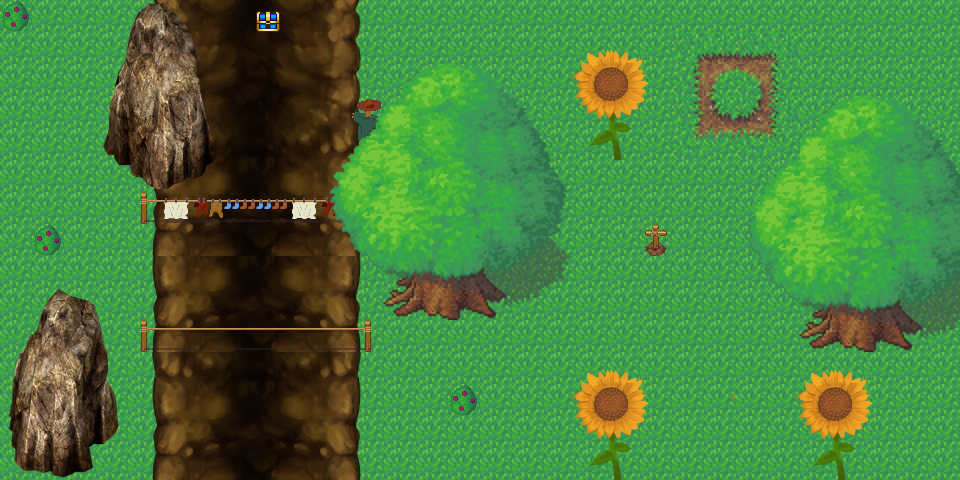

A 2D game scene composited from a Tiled map and its tileset images. What follows is a short description and the map's XML, with every tile layer's data as written:
An orthogonal 30x15 tile map with 32x32 px tiles, 4 tile layers (Below Ground, Ground, Objects, Above), 8 tilesets.

<map version="1.0" orientation="orthogonal" renderorder="right-down" width="30" height="15" tilewidth="32" tileheight="32" nextobjectid="1">
 <tileset firstgid="1" name="rocks" tilewidth="32" tileheight="32" tilecount="144" columns="12">
  <image source="rocks.png" width="384" height="384" />
 </tileset>
 <tileset firstgid="145" name="berry_bush" tilewidth="32" tileheight="32" tilecount="1" columns="1">
  <image source="qubodup-bush_berries_0.png" width="32" height="32" />
 </tileset>
 <tileset firstgid="146" name="tree2-final" tilewidth="32" tileheight="32" tilecount="64" columns="8">
  <image source="tree2-final.png" width="256" height="256" />
 </tileset>
 <tileset firstgid="210" name="signpost-outsidestuff" tilewidth="32" tileheight="32" tilecount="16" columns="4">
  <image source="signpost-outsidestuff.png" width="128" height="128" />
 </tileset>
 <tileset firstgid="226" name="Tile_14" tilewidth="32" tileheight="32" tilecount="64" columns="8">
  <image source="PNG/Tile_14.png" width="256" height="256" />
 </tileset>
 <tileset firstgid="290" name="ChestBlue" tilewidth="24" tileheight="24" tilecount="1" columns="1">
  <image source="ChestBlue.png" width="24" height="24" />
 </tileset>
 <tileset firstgid="291" name="grass-tiles-2-small" tilewidth="32" tileheight="32" tilecount="72" columns="12">
  <image source="grass_tiles.png" width="384" height="192" />
 </tileset>
 <tileset firstgid="363" name="Object_1" tilewidth="32" tileheight="32" tilecount="64" columns="8">
  <image source="PNG/Object_1.png" width="256" height="256" />
 </tileset>
 <layer name="Below Ground" width="30" height="15">
  <data encoding="csv">
291,291,291,291,291,291,291,291,291,291,291,291,291,291,291,291,291,291,291,291,291,291,291,291,291,291,291,291,291,291,
291,291,291,291,291,291,291,291,291,291,291,291,291,291,291,291,291,291,291,291,291,291,291,291,291,291,291,291,291,291,
291,291,291,291,291,291,291,291,291,291,291,291,291,291,291,291,291,291,291,291,291,291,291,291,291,291,291,291,291,291,
291,291,291,291,291,291,291,291,291,291,291,291,291,291,291,291,291,291,291,291,291,291,291,291,291,291,291,291,291,291,
291,291,291,291,291,291,291,291,291,291,291,291,291,291,291,291,291,291,291,291,291,291,291,291,291,291,291,291,291,291,
291,291,291,291,291,291,291,291,291,291,291,291,291,291,291,291,291,291,291,291,291,291,291,291,291,291,291,291,291,291,
291,291,291,291,291,291,291,291,291,291,291,291,291,291,291,291,291,291,291,291,291,291,291,291,291,291,291,291,291,291,
291,291,291,291,291,291,291,291,291,291,291,291,291,291,291,291,291,291,291,291,291,291,291,291,291,291,291,291,291,291,
291,291,291,291,291,291,291,291,291,291,291,291,291,291,291,291,291,291,291,291,291,291,291,291,291,291,291,291,291,291,
291,291,291,291,291,291,291,291,291,291,291,291,291,291,291,291,291,291,291,291,291,291,291,291,291,291,291,291,291,291,
291,291,291,291,291,291,291,291,291,291,291,291,291,291,291,291,291,291,291,291,291,291,291,291,291,291,291,291,291,291,
291,291,291,291,291,291,291,291,291,291,291,291,291,291,291,291,291,291,291,291,291,291,291,291,291,291,291,291,291,291,
291,291,291,291,291,291,291,291,291,291,291,291,291,291,291,291,291,291,291,291,291,291,291,291,291,291,291,291,291,291,
291,291,291,291,291,291,291,291,291,291,291,291,291,291,291,291,291,291,291,291,291,291,291,291,291,291,291,291,291,291,
291,291,291,291,291,291,291,291,291,291,291,291,291,291,291,291,291,291,291,291,291,291,291,291,291,291,291,291,291,291
</data>
 </layer>
 <layer name="Ground" width="30" height="15">
  <data encoding="csv">
0,0,0,0,226,227,228,229,230,231,232,233,0,0,291,291,291,291,291,291,291,291,291,291,291,291,291,291,291,291,
0,0,0,0,234,235,236,237,238,239,240,241,0,0,291,291,291,291,291,291,291,291,291,291,291,291,291,291,291,291,
0,0,0,0,242,243,244,245,246,247,248,249,0,0,291,291,291,291,291,291,291,291,291,291,291,291,291,291,291,291,
0,0,0,0,250,251,252,253,254,255,256,257,0,0,0,291,291,291,291,291,291,291,291,291,291,291,291,291,291,291,
0,0,0,0,258,259,260,261,262,263,264,265,0,0,0,291,291,291,291,291,291,291,291,291,291,291,291,291,291,291,
0,0,0,0,266,267,268,269,270,271,272,273,0,0,291,291,291,291,291,291,291,291,291,291,291,291,291,291,291,291,
0,0,0,0,274,275,276,277,278,279,280,281,0,0,291,291,291,291,291,291,291,291,291,291,291,291,291,291,291,291,
0,0,0,0,282,283,284,285,286,287,288,289,0,0,291,291,291,291,291,291,291,291,291,291,291,291,291,291,291,291,
0,0,0,0,266,267,268,269,270,271,272,273,0,0,291,291,291,291,291,291,291,291,291,291,291,291,291,291,291,291,
0,0,0,0,274,275,276,277,278,279,280,281,0,0,291,291,291,291,291,291,291,291,291,291,291,291,291,291,291,291,
0,0,0,0,282,283,284,285,286,287,288,289,0,0,291,291,291,291,291,291,291,291,291,291,291,291,291,291,291,291,
0,0,0,0,258,259,260,261,262,263,264,265,0,0,291,291,291,291,291,291,291,291,397,291,291,291,291,291,291,291,
0,0,0,0,266,267,268,269,270,271,272,273,0,0,291,291,291,291,291,291,291,291,405,291,291,291,291,291,291,291,
0,0,0,0,274,275,276,277,278,279,280,281,0,0,291,291,291,291,291,291,291,291,413,291,291,291,291,291,291,291,
0,0,0,0,282,283,284,285,286,287,288,289,0,291,291,291,291,291,291,291,291,291,421,291,291,291,291,291,291,291
</data>
 </layer>
 <layer name="Objects" width="30" height="15">
  <data encoding="csv">
145,0,0,0,0,0,0,0,290,0,0,0,0,0,0,0,0,0,0,0,0,0,0,0,0,0,0,0,0,0,
0,0,0,0,0,0,0,0,0,0,0,0,0,0,0,0,0,397,398,399,400,0,0,0,0,0,0,0,0,0,
0,0,0,0,0,0,0,0,0,0,0,0,0,0,0,0,0,405,406,407,408,0,0,0,0,0,0,0,0,0,
0,0,0,0,0,0,0,0,0,0,0,213,0,0,0,0,0,413,414,415,416,0,0,146,147,0,0,0,0,0,
0,0,0,57,58,59,60,0,0,0,0,217,0,0,0,0,0,421,422,423,424,0,0,0,0,0,0,0,0,0,
0,0,0,69,70,71,72,0,0,0,0,0,0,0,0,0,0,0,0,0,0,0,0,0,0,0,0,0,0,0,
0,0,0,0,218,222,223,224,224,222,223,220,0,0,0,0,0,0,0,0,0,0,0,0,0,0,0,0,0,0,
0,145,0,0,0,0,0,0,0,0,0,0,0,0,0,0,0,0,0,0,0,0,0,0,0,0,0,0,0,0,
0,0,0,0,0,0,0,0,0,0,194,195,196,197,198,199,200,201,0,0,0,0,0,0,0,0,0,0,0,0,
1,0,0,4,0,0,0,0,0,0,202,203,204,205,206,207,208,209,0,0,0,0,0,194,195,196,197,198,199,200,
0,0,0,0,218,219,219,219,219,219,219,220,0,0,0,0,0,0,0,0,0,0,0,202,203,204,205,206,207,208,
0,0,0,0,0,0,0,0,0,0,0,0,0,0,0,0,0,397,398,399,400,397,397,0,397,398,399,400,0,0,
37,38,39,40,0,0,0,0,0,0,0,0,0,0,145,0,0,405,406,407,408,0,0,0,405,406,407,408,0,0,
49,50,51,52,0,0,0,0,0,0,0,0,0,0,0,0,0,413,414,415,416,0,0,0,413,414,415,416,0,0,
61,62,63,64,0,0,0,0,0,0,0,0,0,0,0,0,0,421,422,423,424,421,421,0,421,422,423,424,0,0
</data>
 </layer>
 <layer name="Above" width="30" height="15">
  <data encoding="csv">
0,0,0,9,10,11,12,0,0,0,0,0,0,0,0,0,0,0,0,0,0,0,0,0,0,0,0,0,0,0,
0,0,0,21,22,23,24,0,0,0,0,0,0,0,0,0,0,0,0,0,0,306,327,328,305,0,0,0,0,0,
0,0,0,33,34,35,36,0,0,0,146,147,148,149,150,151,152,153,0,0,0,318,295,296,317,0,0,0,0,0,
0,0,0,45,46,47,48,0,0,0,154,155,156,157,158,159,160,161,0,0,0,330,307,308,329,148,149,150,151,152,
0,0,0,0,0,0,0,0,0,0,162,163,164,165,166,167,168,169,0,0,0,342,315,316,293,156,157,158,159,160,
0,0,0,0,0,0,0,0,0,0,170,171,172,173,174,175,176,177,0,0,0,0,0,162,163,164,165,166,167,168,
0,0,0,0,0,0,0,0,0,0,178,179,180,181,182,183,184,185,0,0,0,0,0,170,171,172,173,174,175,176,
0,0,0,0,0,0,0,0,0,0,186,187,188,189,190,191,192,193,0,0,212,0,0,178,179,180,181,182,183,184,
0,0,0,0,0,0,0,0,0,0,0,0,0,0,0,0,0,0,0,0,0,0,0,186,187,188,189,190,191,192,
1,2,3,4,0,0,0,0,0,0,0,0,0,0,0,0,0,0,0,0,0,0,0,0,0,0,0,0,0,0,
13,14,15,16,0,0,0,0,0,0,0,0,0,0,0,0,0,0,0,0,0,0,0,0,0,0,0,0,0,0,
25,26,27,28,0,0,0,0,0,0,0,0,0,0,0,0,0,0,0,0,0,0,0,0,0,0,0,0,0,0,
0,0,0,0,0,0,0,0,0,0,0,0,0,0,0,0,0,0,0,0,0,0,0,0,0,0,0,0,0,0,
0,0,0,0,0,0,0,0,0,0,0,0,0,0,0,0,0,0,0,0,0,0,0,0,0,0,0,0,0,0,
0,0,0,0,0,0,0,0,0,0,0,0,0,0,0,0,0,0,0,0,0,0,0,0,0,0,0,0,0,0
</data>
 </layer>
</map>
